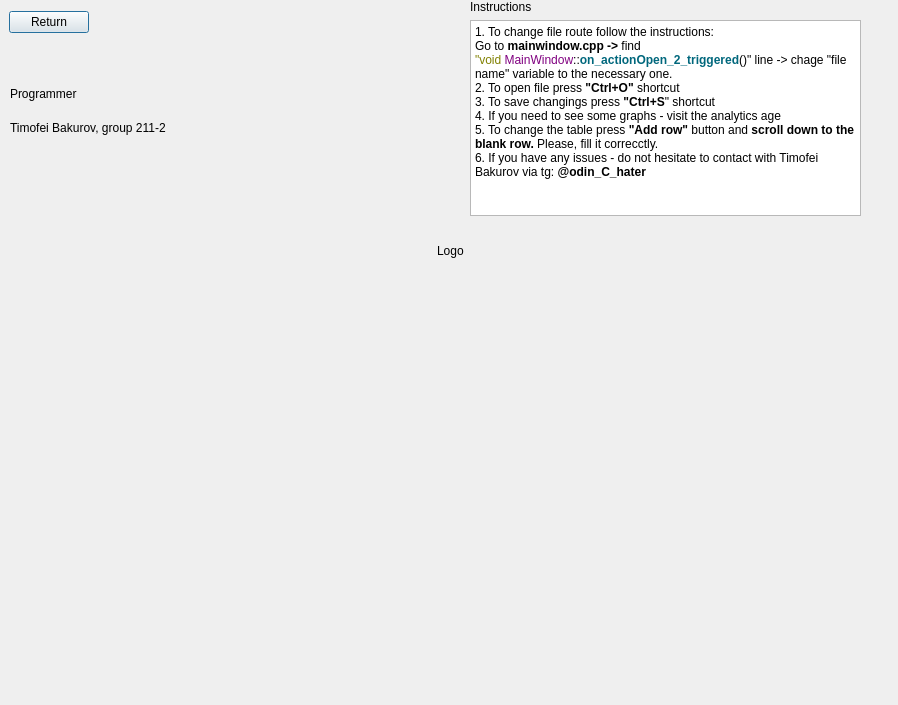
<?xml version="1.0" encoding="UTF-8"?>
<ui version="4.0">
 <class>ABOUT</class>
 <widget class="QDialog" name="ABOUT">
  <property name="geometry">
   <rect>
    <x>0</x>
    <y>0</y>
    <width>898</width>
    <height>705</height>
   </rect>
  </property>
  <property name="windowTitle">
   <string>Dialog</string>
  </property>
  <widget class="QWidget" name="horizontalLayoutWidget">
   <property name="geometry">
    <rect>
     <x>9</x>
     <y>9</y>
     <width>421</width>
     <height>26</height>
    </rect>
   </property>
   <layout class="QHBoxLayout" name="horizontalLayout">
    <item>
     <widget class="QPushButton" name="returnButon">
      <property name="text">
       <string>Return</string>
      </property>
     </widget>
    </item>
    <item>
     <spacer name="horizontalSpacer">
      <property name="orientation">
       <enum>Qt::Horizontal</enum>
      </property>
      <property name="sizeHint" stdset="0">
       <size>
        <width>40</width>
        <height>20</height>
       </size>
      </property>
     </spacer>
    </item>
   </layout>
  </widget>
  <widget class="QWidget" name="layoutWidget">
   <property name="geometry">
    <rect>
     <x>10</x>
     <y>270</y>
     <width>871</width>
     <height>421</height>
    </rect>
   </property>
   <layout class="QGridLayout" name="gridLayout_3"/>
  </widget>
  <widget class="QWidget" name="verticalLayoutWidget">
   <property name="geometry">
    <rect>
     <x>10</x>
     <y>80</y>
     <width>431</width>
     <height>61</height>
    </rect>
   </property>
   <layout class="QVBoxLayout" name="verticalLayout">
    <item>
     <widget class="QLabel" name="label">
      <property name="text">
       <string>Programmer</string>
      </property>
     </widget>
    </item>
    <item>
     <widget class="QLabel" name="label_2">
      <property name="text">
       <string>Timofei Bakurov, group 211-2</string>
      </property>
     </widget>
    </item>
   </layout>
  </widget>
  <widget class="QWidget" name="horizontalLayoutWidget_2">
   <property name="geometry">
    <rect>
     <x>10</x>
     <y>240</y>
     <width>881</width>
     <height>22</height>
    </rect>
   </property>
   <layout class="QHBoxLayout" name="horizontalLayout_2">
    <item>
     <spacer name="horizontalSpacer_2">
      <property name="orientation">
       <enum>Qt::Horizontal</enum>
      </property>
      <property name="sizeHint" stdset="0">
       <size>
        <width>40</width>
        <height>20</height>
       </size>
      </property>
     </spacer>
    </item>
    <item>
     <widget class="QLabel" name="label_4">
      <property name="text">
       <string>Logo</string>
      </property>
     </widget>
    </item>
    <item>
     <spacer name="horizontalSpacer_3">
      <property name="orientation">
       <enum>Qt::Horizontal</enum>
      </property>
      <property name="sizeHint" stdset="0">
       <size>
        <width>40</width>
        <height>20</height>
       </size>
      </property>
     </spacer>
    </item>
   </layout>
  </widget>
  <widget class="QWidget" name="verticalLayoutWidget_2">
   <property name="geometry">
    <rect>
     <x>470</x>
     <y>0</y>
     <width>391</width>
     <height>216</height>
    </rect>
   </property>
   <layout class="QVBoxLayout" name="verticalLayout_2">
    <item>
     <widget class="QLabel" name="label_3">
      <property name="text">
       <string>Instructions</string>
      </property>
     </widget>
    </item>
    <item>
     <widget class="QTextBrowser" name="textBrowser">
      <property name="html">
       <string>&lt;!DOCTYPE HTML PUBLIC &quot;-//W3C//DTD HTML 4.0//EN&quot; &quot;http://www.w3.org/TR/REC-html40/strict.dtd&quot;&gt;
&lt;html&gt;&lt;head&gt;&lt;meta name=&quot;qrichtext&quot; content=&quot;1&quot; /&gt;&lt;meta charset=&quot;utf-8&quot; /&gt;&lt;style type=&quot;text/css&quot;&gt;
p, li { white-space: pre-wrap; }
&lt;/style&gt;&lt;/head&gt;&lt;body style=&quot; font-family:'Segoe UI'; font-size:9pt; font-weight:400; font-style:normal;&quot;&gt;
&lt;p style=&quot; margin-top:0px; margin-bottom:0px; margin-left:0px; margin-right:0px; -qt-block-indent:0; text-indent:0px;&quot;&gt;1. To change file route follow the instructions:&lt;/p&gt;
&lt;p style=&quot; margin-top:0px; margin-bottom:0px; margin-left:0px; margin-right:0px; -qt-block-indent:0; text-indent:0px;&quot;&gt;Go to &lt;span style=&quot; font-weight:700;&quot;&gt;mainwindow.cpp -&amp;gt; &lt;/span&gt;find &lt;/p&gt;
&lt;p style=&quot; margin-top:0px; margin-bottom:0px; margin-left:0px; margin-right:0px; -qt-block-indent:0; text-indent:0px;&quot;&gt;&lt;span style=&quot; color:#808000;&quot;&gt;&amp;quot;void&lt;/span&gt;&lt;span style=&quot; color:#c0c0c0;&quot;&gt; &lt;/span&gt;&lt;span style=&quot; color:#800080;&quot;&gt;MainWindow&lt;/span&gt;::&lt;span style=&quot; font-weight:700; color:#00677c;&quot;&gt;on_actionOpen_2_triggered&lt;/span&gt;()&amp;quot; line -&amp;gt; chage &amp;quot;file name&amp;quot; variable to the necessary one.&lt;/p&gt;
&lt;p style=&quot; margin-top:0px; margin-bottom:0px; margin-left:0px; margin-right:0px; -qt-block-indent:0; text-indent:0px;&quot;&gt;2. To open file press &lt;span style=&quot; font-weight:700;&quot;&gt;&amp;quot;Ctrl+O&amp;quot;&lt;/span&gt; shortcut&lt;/p&gt;
&lt;p style=&quot; margin-top:0px; margin-bottom:0px; margin-left:0px; margin-right:0px; -qt-block-indent:0; text-indent:0px;&quot;&gt;3. To save changings press &lt;span style=&quot; font-weight:700;&quot;&gt;&amp;quot;Ctrl+S&lt;/span&gt;&amp;quot; shortcut&lt;/p&gt;
&lt;p style=&quot; margin-top:0px; margin-bottom:0px; margin-left:0px; margin-right:0px; -qt-block-indent:0; text-indent:0px;&quot;&gt;4. If you need to see some graphs - visit the analytics age&lt;/p&gt;
&lt;p style=&quot; margin-top:0px; margin-bottom:0px; margin-left:0px; margin-right:0px; -qt-block-indent:0; text-indent:0px;&quot;&gt;5. To change the table press &lt;span style=&quot; font-weight:700;&quot;&gt;&amp;quot;Add row&amp;quot;&lt;/span&gt; button and &lt;span style=&quot; font-weight:700;&quot;&gt;scroll down to the blank row. &lt;/span&gt;Please, fill it correcctly.&lt;/p&gt;
&lt;p style=&quot; margin-top:0px; margin-bottom:0px; margin-left:0px; margin-right:0px; -qt-block-indent:0; text-indent:0px;&quot;&gt;6. If you have any issues - do not hesitate to contact with Timofei Bakurov via tg:&lt;span style=&quot; font-weight:700;&quot;&gt; @odin_C_hater&lt;/span&gt;&lt;/p&gt;&lt;/body&gt;&lt;/html&gt;</string>
      </property>
     </widget>
    </item>
   </layout>
  </widget>
 </widget>
 <resources/>
 <connections/>
</ui>
